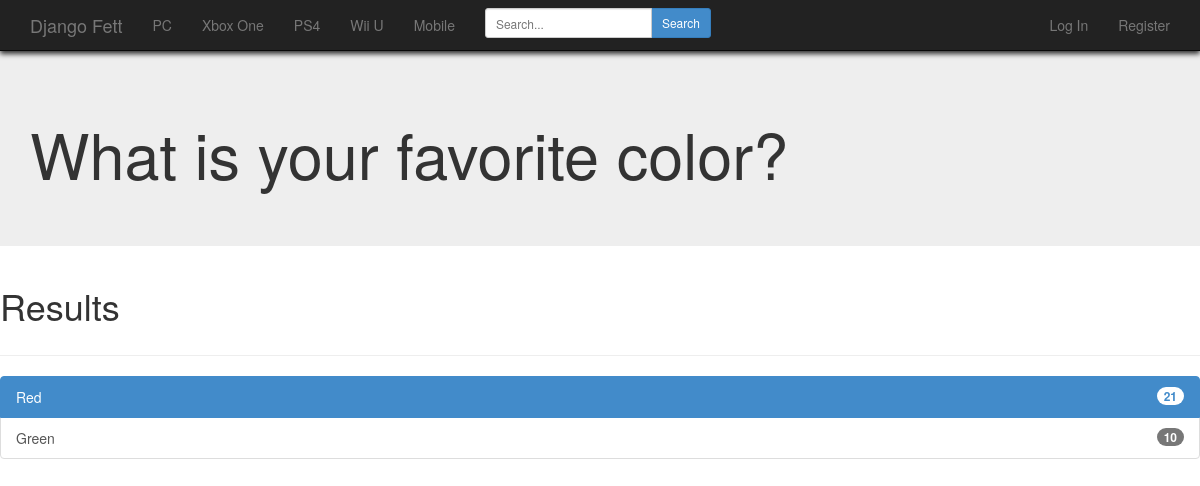
Page /djangofett/result/1/ on the earlier database version.
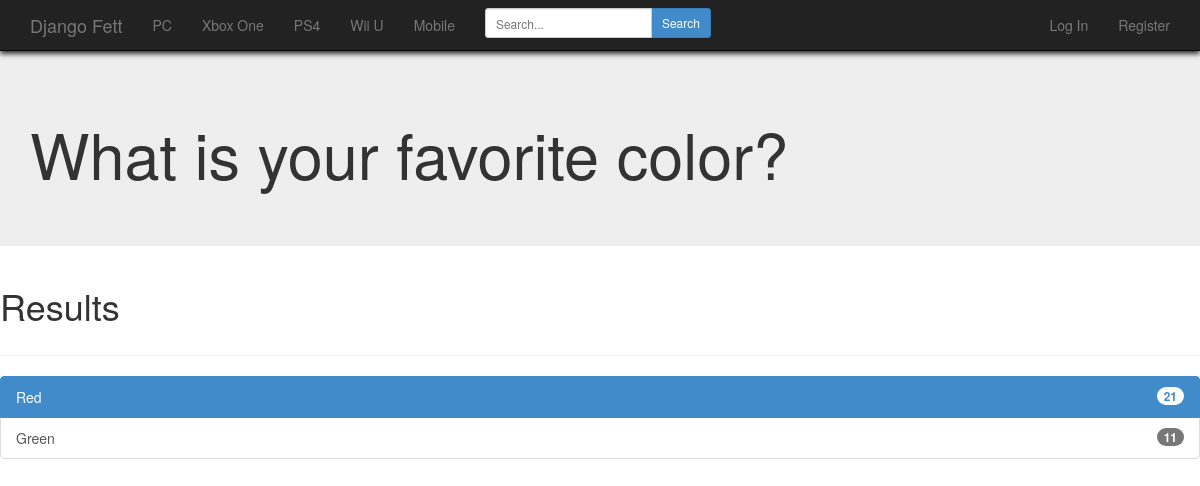
Same page on the later database version.
### portal/models.py (models this page shows, shortened)
class Answer(models.Model):
    answer_text = models.CharField(max_length=50, default="")
    question = models.ForeignKey(Question)
    vote_count = models.IntegerField(default=0)

### portal/views.py (the view)
# urls.py: url(r'^result/(?P<question_id>\d+)/$', views.result, name='result'),
def result(request, question_id):
    question = Question.objects.get(id=question_id)
    highest = question.answer_set.order_by('vote_count').reverse()[0]
    rest = question.answer_set.order_by('vote_count').reverse()[1:]
    context = {'question': question, 'highest': highest, 'rest': rest}
    return render(request, 'portal/result.html', context)

### portal/templates/portal/result.html
{% extends "base.html" %}
{% block content %}
  <div class="jumbotron">
    <h1> {{ question.question_text }}</h1>
  </div>
  <div class="page-header">
    <h1>Results<h1>
  </div>
  <div class="list-group">
  <a class="list-group-item active">
    <span class="badge pull-right">{{ highest.vote_count }}</span>
    {{ highest.answer_text}}
  {% for answer in rest %}
    <a class="list-group-item">
      <span class="badge pull-right">{{ answer.vote_count }}</span>
        {{ answer.answer_text }}
    </a>
  {% endfor %}
  </div>
{% endblock %}

Differences in the rows shown:
changed Answer "Green": vote_count "10" → "11"
